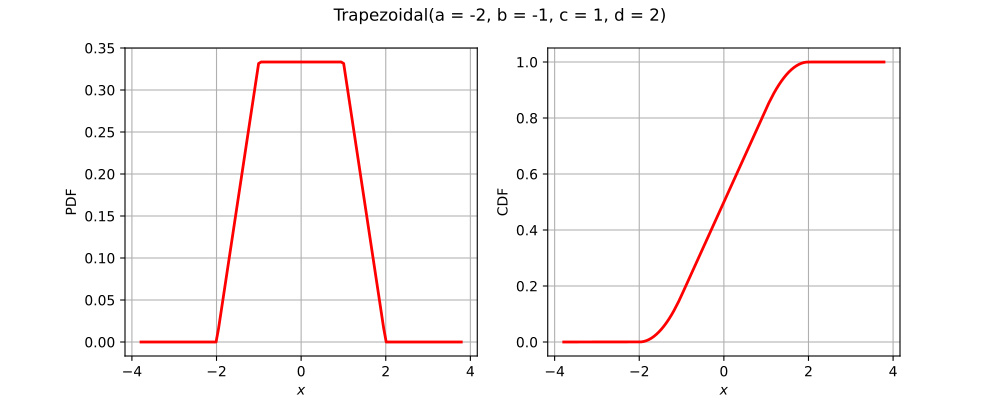

Generate this figure with Python:
import openturns as ot
from matplotlib import pyplot as plt
from openturns.viewer import View
title = None
if ot.Trapezoidal().__class__.__name__ == 'Bernoulli':
    distribution = ot.Bernoulli(0.7)
elif ot.Trapezoidal().__class__.__name__ == 'Binomial':
    distribution = ot.Binomial(5, 0.2)
elif ot.Trapezoidal().__class__.__name__ == 'Hypergeometric':
    distribution = ot.Hypergeometric(10, 4, 7)
elif ot.Trapezoidal().__class__.__name__ == 'CumulativeDistributionNetwork':
    coll = [ot.Normal(2),ot.Dirichlet([0.5, 1.0, 1.5])]
    distribution = ot.CumulativeDistributionNetwork(coll, ot.BipartiteGraph([[0,1], [0,1]]))
elif ot.Trapezoidal().__class__.__name__ == 'Histogram':
    distribution = ot.Histogram([-1.0, 0.5, 1.0, 2.0], [0.45, 0.4, 0.15])
elif ot.Trapezoidal().__class__.__name__ == 'KernelMixture':
    kernel = ot.Uniform()
    sample = ot.Normal().getSample(5)
    bandwith = [1.0]
    distribution = ot.KernelMixture(kernel, bandwith, sample)
elif ot.Trapezoidal().__class__.__name__ == 'MaximumDistribution':
    coll = [ot.Uniform(2.5, 3.5), ot.LogUniform(1.0, 1.2), ot.Triangular(2.0, 3.0, 4.0)]
    distribution = ot.MaximumDistribution(coll)
elif ot.Trapezoidal().__class__.__name__ == 'Multinomial':
    distribution = ot.Multinomial(5, [0.2])
elif ot.Trapezoidal().__class__.__name__ == 'RandomMixture':
    coll = [ot.Triangular(0.0, 1.0, 5.0), ot.Uniform(-2.0, 2.0)]
    weights = [0.8, 0.2]
    cst = 3.0
    distribution = ot.RandomMixture(coll, weights, cst)
elif ot.Trapezoidal().__class__.__name__ == 'TruncatedDistribution':
    distribution = ot.TruncatedDistribution(ot.Normal(2.0, 1.5), 1.0, 4.0)
elif ot.Trapezoidal().__class__.__name__ == 'UserDefined':
    distribution = ot.UserDefined([[1.0], [2.0], [3.0]], [0.4, 0.5, 1.0])
elif ot.Trapezoidal().__class__.__name__ == 'ZipfMandelbrot':
    distribution = ot.ZipfMandelbrot(10, 2.5, 0.3)
elif ot.Trapezoidal().__class__.__name__ == 'Normal':
    cov = ot.CovarianceMatrix([[1.0, -0.5], [-0.5, 1.0]])
    distribution = ot.Normal([0.0, 0.0], cov)
    title = "Normal dist. with correlation coefficient {}".format(cov[0, 1])
else:
    distribution = ot.Trapezoidal()

dimension = distribution.getDimension()
if title is None:
    title = str(distribution)[:100].split('\n')[0]
if dimension == 1:
    distribution.setDescription(['$x$'])
    pdf_graph = distribution.drawPDF()
    cdf_graph = distribution.drawCDF()
    fig = plt.figure(figsize=(10, 4))
    pdf_axis = fig.add_subplot(121)
    cdf_axis = fig.add_subplot(122)
    View(pdf_graph, figure=fig, axes=[pdf_axis], add_legend=False)
    View(cdf_graph, figure=fig, axes=[cdf_axis], add_legend=False)
    fig.suptitle(title)
elif dimension == 2:
    grid = ot.GridLayout(1, 2)
    pdf_graph = distribution.drawPDF()
    pdf_graph.setLegends([''])
    cdf_graph = distribution.drawCDF()
    cdf_graph.setLegends([''])
    grid.setGraph(0, 0, pdf_graph)
    grid.setGraph(0, 1, cdf_graph)
    grid.setTitle(title)
    fig = View(grid).getFigure()
    fig.axes[0].set_title('PDF')
    fig.axes[1].set_title('CDF')
